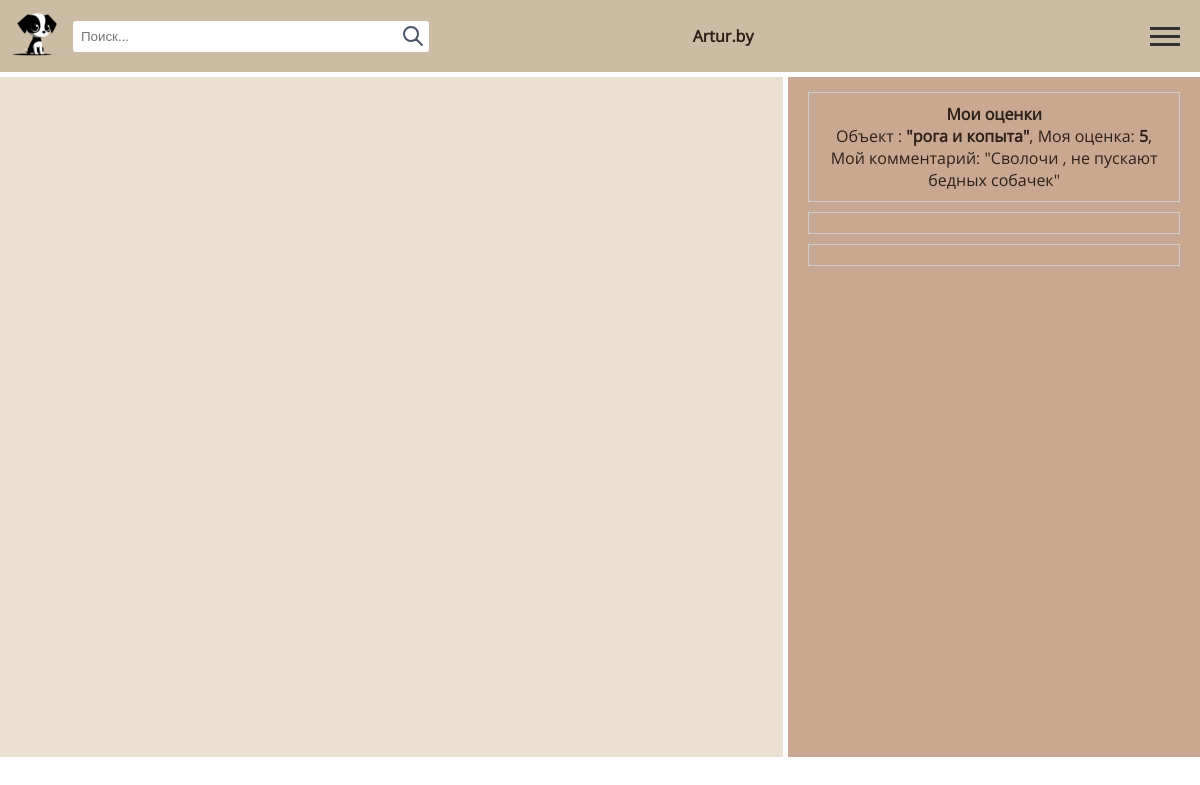
The page /my_rating (signed in) on the database its author committed.
### base/models.py (models this page shows, shortened)
class UserShopRating(models.Model):
    user = models.ForeignKey(User, on_delete=models.CASCADE)
    shop = models.ForeignKey(Shop, on_delete=models.CASCADE)
    users_rating = models.PositiveIntegerField(
        validators=[
            MinValueValidator(1),
            MaxValueValidator(5)
        ])
    comment = models.TextField(blank=True)

class Shop(models.Model):
    shop_name = models.CharField(max_length=50)
    legal_name = models.CharField(max_length=50, blank=True, null=True)
    city = models.CharField(max_length=50)
    street = models.CharField(max_length=50)
    coordinates_lat = models.FloatField(blank=True, null=True)
    coordinates_lng = models.FloatField(blank=True, null=True)
    total_rating = models.DecimalField(max_digits=3, decimal_places=2, blank=True, null=True)

### base/views.py (the view)
# urls.py: path('my_rating', MyRatings.as_view(), name='my_rating'),
class MyRatings(View):
    def get(self, request):
        message = 'Мои оценки'
        user = request.user
        ratings = UserShopRating.objects.filter(user=user)
        context = {'ratings': ratings, 'message': message}
        return render(request, 'base/my_ratings.html', context=context)

### base/templates/base/my_ratings.html
{% extends 'base/base.html' %}
{% block one-third-one %}
{% if user.is_authenticated %}
    <h4>{{ message }}</h4>
    {% for rating in ratings %}
    <p> Объект : <b>"{{ rating.shop.shop_name }}"</b>, Моя оценка: <b>{{ rating.users_rating }}</b>,
        Мой комментарий: "{{ rating.comment }}" </p>
    {% endfor %}
{% else %}
<a href="{% url 'login' %}">войти</a>
{% endif %}
{% endblock %}

### base/templates/base/base.html (shortened to what this page needs)
<!DOCTYPE html>
<html lang="en">
<head>
    <link rel="stylesheet" href="{% static 'css/style.css' %}" >
</head>
<body>
    <header>
        <nav class="nav-header">
            <div class="header-left">
                <div class="logo-search">
                    <a href="/" class="logo-hide"><img src="{% static 'img/logo/mini-dog-logo.png' %}" alt="Logo"></a>
                    <div class="search-box">
                        {% load static %}
                        <input type="text" placeholder="Поиск...">
                    </div>
                </div>
                <div>
                    {% if user.is_authenticated %}
                    <b>{{ user.username }}</b>
                    {% else %}
                        <a href="{% url 'login' %}">
                            <img src="{% static '/img/logo/person.svg' %} " alt="Авторизация" class="enter-icon">
                        </a>
                    {% endif %}
                </div>
            </div>
            <div class="header-right">
                <button class="burger-button" aria-label="Открыть меню">
                    <span class="burger-icon"></span>
                </button>
            </div>
        </nav>
    </header>
    <div class="main-content">
        <div class="two-thirds">
        </div>
        <div class="one-third">
            <div class="row">
                {% block one-third-one %}{% endblock %}
            </div>
            <div class="row">
            </div>
            <div class="row">
            </div>
        </div>
    </div>
</body>
</html>

### base/static/css/style.css (style rules this page uses)
* { margin: 0; padding: 0; box-sizing: border-box; color: #2e2017; }
body { max-width: 1440px; margin-left: auto; margin-right: auto; font-family: "OpenSans-Regular"; }
input[type="text"], input[type="password"], input[type="email"], input[type="number"] { width: 100%; padding: 8px; margin: 5px 0; display: inline-block; border: 1px solid #ccc; box-sizing: border-box; }
.nav-header { background-color: #CDBCA4; padding: 10px; display: flex; justify-content: space-between; list-style: none; align-items: center; }
.header-left { display: flex; justify-content: space-between; width: 63%; align-items: center; }
.logo-search { display: flex; justify-content: flex-start; align-items: center; }
.search-box { display: flex; align-items: center; }
.search-box input { margin-left: 10px; padding: 8px; border: 2px solid #CDBCA4; border-radius: 5px; width: 360px; transition: border-color 0.3s; }
.search-icon { width: 24px; height: 24px; margin-left: -30px; cursor: pointer; align-items: center; }
.header-right { display: flex; justify-content: flex-end; width: 37%; text-decoration: none; color: #333; align-items: center; }
.burger-button { display: block; background: none; border: none; height: 40px; width: 40px; cursor: pointer; }
.burger-icon { display: block; width: 30px; height: 3px; background-color: #333; position: relative; transition: background-color 0.3s; }
.burger-icon:after, .burger-icon:before { content: ""; width: 100%; height: 100%; background-color: #333; position: absolute; transition: transform 0.3s, background-color 0.3s; }
.burger-icon:before { top: -8px; margin-left: -15px; }
.burger-icon:after { top: 8px; margin-left: -15px; }
.main-content { margin-top: 5px; display: flex; height: 85vh }
.two-thirds { flex: 2; background-color: #eadfd0; padding: 20px; }
.one-third { flex: 1; background-color: #c8a890; padding: 5px 20px; margin-left: 5px; }
.row { border: 1px solid #ccc; margin: 10px 0; padding: 10px; text-align: center; }

### rows shown on the page
UserShopRating: shop.shop_name "рога и копыта", users_rating "5", comment "Сволочи , не пускают бедных собачек"

### other values the page prints
{{ user.username }} "Artur.by"
{{ message }} "Мои оценки"
